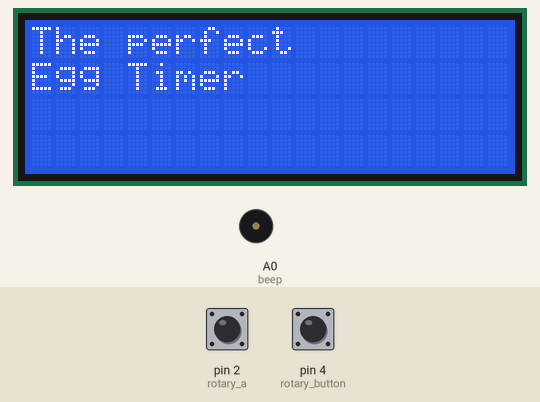
The sketch below on a simulated Arduino Uno, built with avr-gcc and run on an emulated ATmega328P. On the bench: 20×4 character LCD, buzzer (waves = sounding). The inputs (shaded band) are chosen by the test bench; at power-on: pin 4 (rotary_button) HIGH, pin 2 (rotary_a) HIGH. What the sketch prints to the serial monitor is not drawn.

Above: at 1.2 s.
1.3 s: pin 4 (rotary_button) pulled LOW for 3.2 s
At 4.0 s:
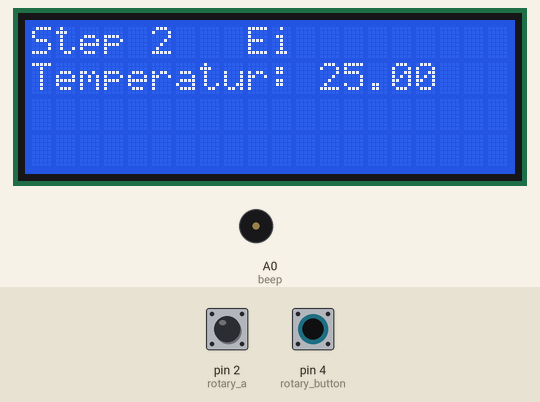
6.0 s: pin 4 (rotary_button) pulled LOW for 0.2 s
At 7.3 s:
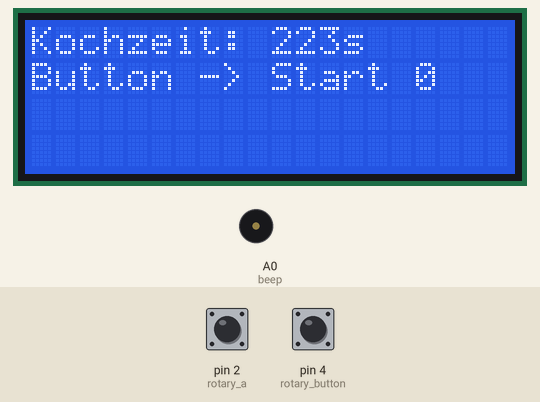
7.7 s: pin 4 (rotary_button) pulled LOW for 1 s
At 8.6 s:
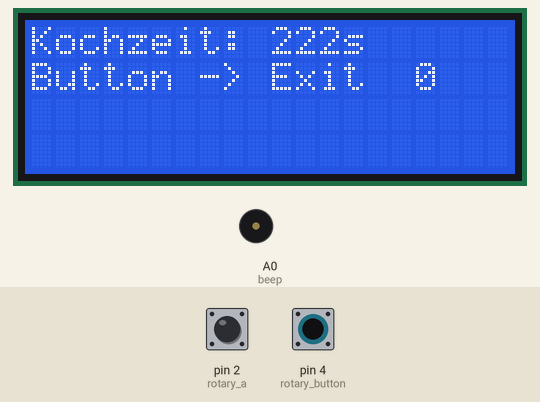
Timing chart, 0 to 10.7 s (numbered marks = the images above; inputs shaded):
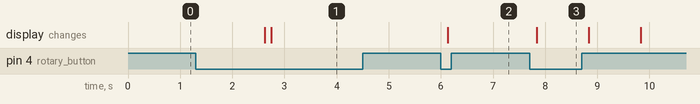

The sketch:

Egg_perfect.ino
```cpp
/* I2C LCD with Arduino example code. More info: https://www.makerguides.com */

#include <Wire.h> // Library for I2C communication

// LCD Display
#include <LiquidCrystal_I2C.h> // Library for LCD

// !!! SET HERE !!!  The elevation above main sealevel in meter where you cook your egg !!!!
#define ELEVATION 285

// Rotary switch with push button to navigate the menue and select.
#define rotary_a 2
#define rotary_b 3
#define rotary_button 4

// I used a PC Mainboard laudspeeker to generate click sound and final finish sounds
#define beep A0


enum {
  MENU_WELCOME = 0,
  MENU_EI_GEWICHT,
  MENU_EI_TEMP,

  MENU_EI_KOCH_INFO,
  MENU_EI_KOCHEN

};

int menu_state = MENU_WELCOME;

float ei_wight_count = 55;
float ei_temp_count = 25.0;
float ei_end_temp = 64.5;  // 63.5 was a bit to undercooked
int ei_koch_time = 0;

// Wiring: SDA pin is connected to A4 and SCL pin to A5.
// Connect to LCD via I2C, default address 0x27 (A0-A2 not jumpered)
LiquidCrystal_I2C lcd = LiquidCrystal_I2C(0x27, 20, 4); // Change to (0x27,16,2) for 16x2 LCD.

void setup() {
  // Initiate the LCD:
  lcd.init();
  lcd.backlight();

  pinMode (rotary_a,INPUT);
  pinMode (rotary_b,INPUT);
  pinMode (rotary_button,INPUT);

  pinMode (beep,OUTPUT);

  // Debug output
  Serial.begin (9600);
}

void loop() {
  do_lcd();
}

void do_lcd(void) {
  static unsigned long last_sec;
  float tmp;

  switch(menu_state) {
    case MENU_WELCOME:
                        lcd.setCursor(0, 0); // Set the cursor on the first column and first row.
                        lcd.print("The perfect     "); // Print the string "Hello World!"
                        lcd.setCursor(0, 1); //Set the cursor on the third column and the second row (counting starts at 0!).
                        lcd.print("Egg Timer       ");
                        delay(2500);
                        menu_state = MENU_EI_GEWICHT;


                        break;
    case MENU_EI_GEWICHT: // Set weight of the egg
                        lcd.setCursor(0, 0); // Set the cursor on the first column and first row.
                        lcd.print("Step 1   Ei");
                        lcd.setCursor(0, 1); // Set the cursor on the first column and first row.
                        lcd.print("Gewicht: ");
                        lcd.print((int)ei_wight_count);
                        lcd.print("g");
                        while (do_Rotary_button() == 0) {
                          tmp = do_Rotary(ei_wight_count, 0);
                          if(tmp != 0) {
                            ei_wight_count = tmp;
                            lcd.setCursor(9, 1); //Set the cursor on the third column and the second row (counting starts at 0!).
                            lcd.print((int)ei_wight_count);
                            lcd.print("g");

                          }
                          //Serial.println(do_Rotary_button());
                        }
                        //Serial.println("EXIT:... to next step");
                        menu_state = MENU_EI_TEMP;
                        delay(100);
                        break;

    case MENU_EI_TEMP:  // Set aktual temperature of the egg
                        lcd.setCursor(0, 0);
                        lcd.print("Step 2   Ei");
                        lcd.setCursor(0, 1);
                        lcd.print("Temperatur: ");
                        lcd.print(ei_temp_count);
                        //lcd.print("°");
                        while (do_Rotary_button() == 0) {
                          tmp = do_Rotary(ei_temp_count, 1);
                          if(tmp != 0) {
                            ei_temp_count = tmp;
                            lcd.setCursor(12, 1);
                            lcd.print(ei_temp_count);

                          }
                        }
                        menu_state = MENU_EI_KOCH_INFO;
                        ei_koch_time = calc_egg_time();
                        delay(100);
                        break;

    case MENU_EI_KOCH_INFO:
                        lcd.setCursor(0, 0); // Set the cursor on the first column and first row.
                        lcd.print("Kochzeit: "); // Print the string "Hello World!"
                        lcd.print(ei_koch_time);
                        lcd.print("s");
                        lcd.setCursor(0, 1); // Set the cursor on the first column and first row.
                        lcd.print("Button -> Start "); // Print the string "Hello World!"
                        while (do_Rotary_button() == 0) {

                        }
                        menu_state = MENU_EI_KOCHEN;
                        delay(100);
                        break;

    case MENU_EI_KOCHEN:
                        lcd.setCursor(0, 0); // Set the cursor on the first column and first row.
                        lcd.print("Kochzeit: "); // Print the string "Hello World!"
                        lcd.print(ei_koch_time);
                        lcd.print("s");
                        lcd.setCursor(0, 1); // Set the cursor on the first column and first row.
                        lcd.print("Button -> Exit  "); // Print the string "Hello World!"
                        //lcd.print("°");
                        while (do_Rotary_button() == 0) {
                          if(millis() >= (last_sec + 1000)) {
                            last_sec = millis();
                            ei_koch_time--;
                            lcd.setCursor(10, 0); // Set the cursor on the first column and first row.
                              if(ei_koch_time < 100 && ei_koch_time >= 10){
                                lcd.print(" ");
                              } else if(ei_koch_time < 10) {
                                lcd.print("  ");
                              } else {
                                // do nothing
                              }

                            lcd.print(ei_koch_time);

                            if((ei_koch_time <= 5) && (ei_koch_time > 0))
                             //do_beep();
                             tone(beep, 500, 100);
                             else
                             tone(beep, 500, 1);


                          }
                          if(ei_koch_time <= 0) {
                           tone(beep,500,1500);
                           break;
                          }
                        }
                        menu_state = MENU_WELCOME;
                        delay(100);
                        break;


    }
}


int calc_egg_time(void) {
  int ret;

  float t_wasser = (100 - ((float)142 / (float)ELEVATION));
    Serial.println(t_wasser);
   ret = (int)(465 * pow(ei_wight_count, 2/3) * log((float)0.76 * ((t_wasser - ei_temp_count) / (t_wasser - ei_end_temp))));
    Serial.println(ret);
    return ret;
}

int do_Rotary_button(void) {
  int akt;
  static int last;
  int ret;

    ret = 0;
    akt = !digitalRead(rotary_button);
    if(akt != last) {  // cahnge
      last = akt;
      if(akt == 1)     // press
        ret = 1;
    }
    return ret;
}

 float do_Rotary(float counter, int dot) {
 static int aState;
 float ret;
 static int aLastState;
 int direct;

     ret = 0;
     aState = !digitalRead(rotary_a); // Reads the "current" state of the outputA
   // If the previous and the current state of the outputA are different, that means a Pulse has occured
   if (aState != aLastState) {
    if( aState == 1) {
     // If the outputB state is different to the outputA state, that means the encoder is rotating clockwise
     direct = !digitalRead(rotary_b);
     if (direct != 1) {

      if(dot == 1)
        counter += 0.1;
      else
       counter ++;
     } else {
      if(dot == 1)
        counter -= 0.1;
      else
       counter --;
     }
     Serial.println(counter);
       ret = counter;
    }
     aLastState = aState; // Updates the previous state of the outputA with the current state
   }
   return ret;
}
```

Measured:
- after the input at 1.3 s, the display: first differs from a run without the input after 1.4 s (image 1)
- after the input at 6.0 s, the display: changes after 0.13 s (image 2)
- after the input at 7.7 s, the display: changes after 0.13 s (image 3)
